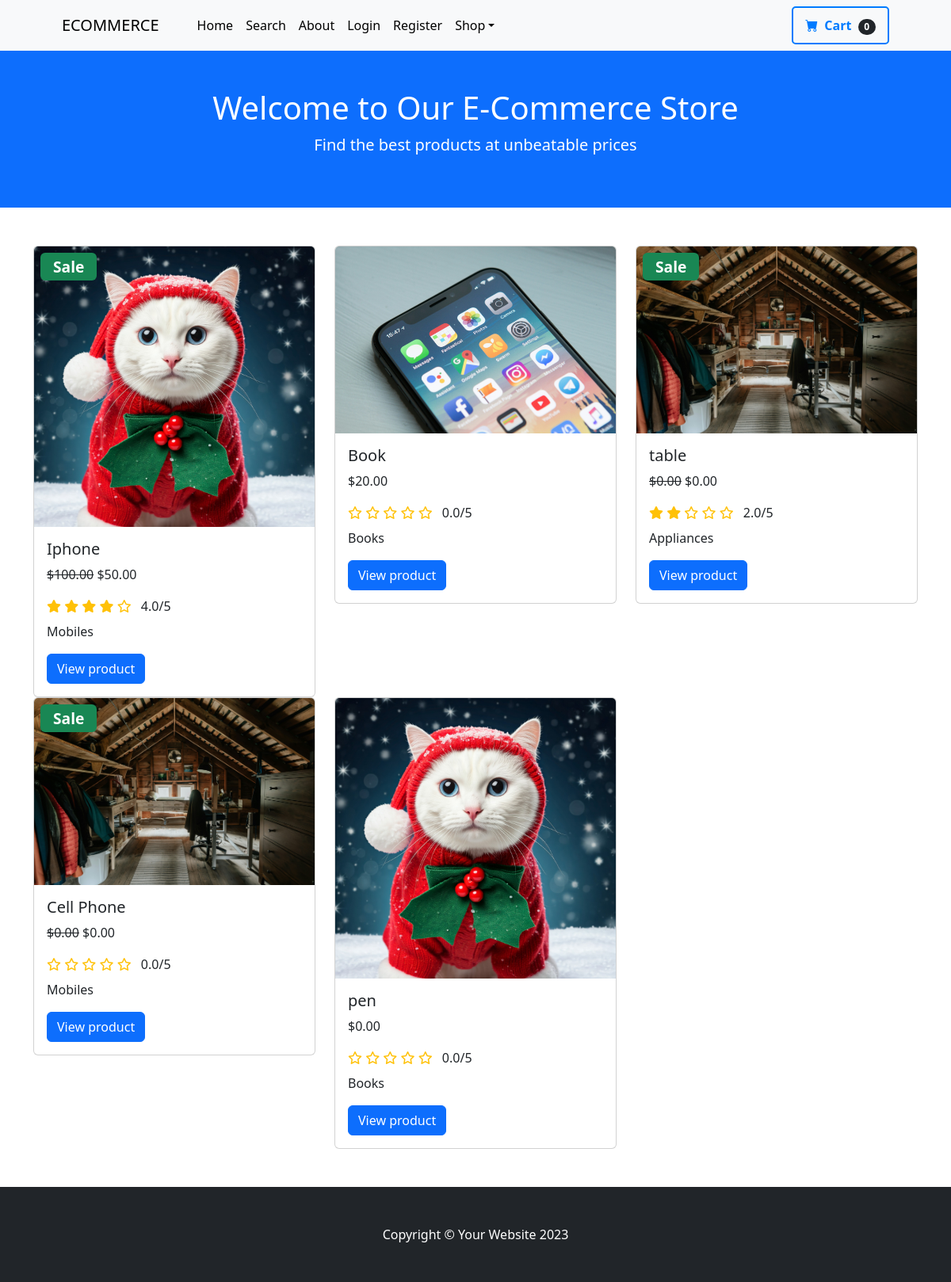
The page / on the database its author committed.
### store/models.py (models this page shows, shortened)
class Product(models.Model) :
    name=models.CharField(max_length=100)
    price=models.DecimalField(default=0,decimal_places=2,max_digits=6)
    category=models.ForeignKey(Category,on_delete=models.CASCADE,default=1)
    description=models.CharField(max_length=250,default='',blank=True)
    image=models.ImageField(upload_to='uploads/product/')
    is_sale=models.BooleanField(default=0)
    sale_price=models.DecimalField(default=0,decimal_places=2,max_digits=6)
    rating = models.DecimalField(max_digits=3, decimal_places=1, default=0,help_text="Product rating out of 5.0"
    )

class Category(models.Model):
    name=models.CharField(max_length=50)
    def __str__(self):
        return self.name

### store/views.py (the view)
# urls.py: 2. Add a URL to urlpatterns:  path('', views.home, name='home')
def home(request):
    products=Product.objects.all()
    return render(request,'home.html',{'products':products})

### cart/cart.py (called while the page is built)
    def __len__(self):
        return sum(item['quantity'] for item in self.cart.values())

### cart/context_processes.py (called while the page is built)
def cart(request):
    return {'cart':Cart(request)}

### store/templates/home.html
{% extends 'base.html' %}
{% block content %}
    <header class="bg-primary text-white text-center py-5">
        <div class="container">
            <h1>Welcome to Our E-Commerce Store</h1>
            <p class="lead">Find the best products at unbeatable prices</p>
        </div>
    </header>
    <section class="py-5">
        <div class="container">
            <div class="row">
                {% for product in products %}
                <div class="col-md-4">
                    <div class="card position-relative">
                        {% if product.is_sale %}
                        <span class="badge bg-success position-absolute top-0 start-0 m-2" style="font-size: 1.2rem; padding: 0.5rem 1rem;">Sale</span>
                        {% endif %}
                        <img src="{{ product.image.url }}" class="card-img-top" alt="{{ product.name }}">
                        <div class="card-body">
                            <h5 class="card-title">{{ product.name }}</h5>
                            {% if product.is_sale %}
                            <p class="card-text"><strike>${{ product.price }}</strike> ${{ product.sale_price }}</p>
                            {% else %}
                            <p class="card-text">${{ product.price }}</p>
                            {% endif %}
                            <div class="mb-2">
                                {% for i in "12345" %}
                                    {% if product.rating >= forloop.counter %}
                                    <i class="fas fa-star text-warning"></i>
                                    {% else %}
                                    <i class="far fa-star text-warning"></i>
                                    {% endif %}
                                {% endfor %}
                                <span class="ms-2">{{ product.rating|floatformat:1 }}/5</span>
                            </div>
                            <p>{{ product.category }}</p>
                            <a href="{% url 'product' product.id %}" class="btn btn-primary">View product</a>
                        </div>
                    </div>
                </div>
                {% endfor %}
            </div>
        </div>
    </section>
    {% endblock %}

### store/templates/base.html (shortened to what this page needs)
{% load static %}
<!DOCTYPE html>
<html lang="en">
<head>
    <link href="https://cdn.jsdelivr.net/npm/bootstrap@5.3.0/dist/css/bootstrap.min.css" rel="stylesheet">
    <link href="https://cdn.jsdelivr.net/npm/bootstrap-icons@1.5.0/font/bootstrap-icons.css" rel="stylesheet">
    <link href="https://cdnjs.cloudflare.com/ajax/libs/font-awesome/6.7.1/css/all.min.css" rel="stylesheet">
</head>
<body>
    {% include 'navbar.html' %}
    {% block content %}
    {% endblock %}
    <footer class="py-5 bg-dark">
        <div class="container">
            <p class="m-0 text-center text-white">Copyright &copy; Your Website 2023</p>
        </div>
    </footer>
</body>
</html>

### store/templates/navbar.html (shortened to what this page needs)
<nav class="navbar navbar-expand-lg navbar-light bg-light">
    <div class="container px-4 px-lg-5">
        <a class="navbar-brand" href="{% url 'home' %}">ECOMMERCE</a>
        <div class="collapse navbar-collapse" id="navbarSupportedContent">
            <ul class="navbar-nav me-auto mb-2 mb-lg-0 ms-lg-4">
                <li class="nav-item"><a class="nav-link active" aria-current="page" href="{% url 'home' %}">Home</a></li>
                <li class="nav-item"><a class="nav-link active" href="{% url 'search' %}">Search</a></li>
                <li class="nav-item"><a class="nav-link active" href="{% url 'about' %}">About</a></li>
                {% if user.is_authenticated %}
                <li class="nav-item "><a class="nav-link active" href="{% url 'logout' %}">Logout</a></li>
                    <li class="nav-item dropdown">
                        <a class="nav-link dropdown-toggle active" id="profileDropdown" href="#" role="button" data-bs-toggle="dropdown" aria-expanded="false">Profile</a>
                        <ul class="dropdown-menu" aria-labelledby="profileDropdown">
                            <li><a class="dropdown-item" href="{% url 'update_user' %}">User Profile</a></li>
                            <li><hr class="dropdown-divider" /></li>
                            <li><a class="dropdown-item" href="{% url 'update_info' %}">User Info</a></li>
                        </ul>
                    </li>
   {% if user.is_superuser %}
                    <li class="nav-item dropdown">
                        <a class="nav-link dropdown-toggle active" id="profileDropdown" href="#" role="button" data-bs-toggle="dropdown" aria-expanded="false">Orders</a>
                        <ul class="dropdown-menu" aria-labelledby="profileDropdown">
                            <li><a class="dropdown-item" href="{% url 'shipped_dash' %}">Shipped Orders</a></li>
                            <li><hr class="dropdown-divider" /></li>
                            <li><a class="dropdown-item" href="{% url 'not_shipped_dash' %}">Un-shipped orders</a></li>
                        </ul>
                    </li>
{% endif %}
                {% else %}
                    <li class="nav-item"><a class="nav-link active" href="{% url 'login' %}">Login</a></li>
                    <li class="nav-item"><a class="nav-link active" href="{% url 'register' %}">Register</a></li>
                {% endif %}
                <li class="nav-item dropdown">
                    <a class="nav-link dropdown-toggle active" id="shopDropdown" href="#" role="button" data-bs-toggle="dropdown" aria-expanded="false">Shop</a>
                </li>
            </ul>
            <form class="d-flex">
                <body>
                    <a href="{% url 'cart_summary' %}" style="display: inline-block; padding: 10px 15px; border: 2px solid #007bff; border-radius: 5px; text-decoration: none; color: #007bff; background-color: #f8f9fa; font-weight: bold; transition: all 0.3s ease;"
                       onmouseover="this.style.backgroundColor='#007bff'; this.style.color='#fff'; this.style.borderColor='#0056b3';"
                       onmouseout="this.style.backgroundColor='#f8f9fa'; this.style.color='#007bff'; this.style.borderColor='#007bff';">
                        <i class="bi-cart-fill me-1"></i> Cart
                        <span class="badge bg-dark text-white ms-1 rounded-pill" id="cart_quantity">{{ cart|length }}</span>
                    </a>
                </body>
            </form>
        </div>
    </div>
</nav>

### rows shown on the page
Product: is_sale "Sale", image (picture), name "Iphone", price "100.00", sale_price "50.00", rating "4.0", category "Mobiles"
Product: image (picture), name "Book", price "20.00", rating "0.0", category "Books"
Product: is_sale "Sale", image (picture), name "table", price "0.00", sale_price "0.00", rating "2.0", category "Appliances"
Product: is_sale "Sale", image (picture), name "Cell Phone", price "0.00", sale_price "0.00", rating "0.0", category "Mobiles"
Product: image (picture), name "pen", price "0.00", rating "0.0", category "Books"

### other values the page prints
{{ cart|length }} "0"
